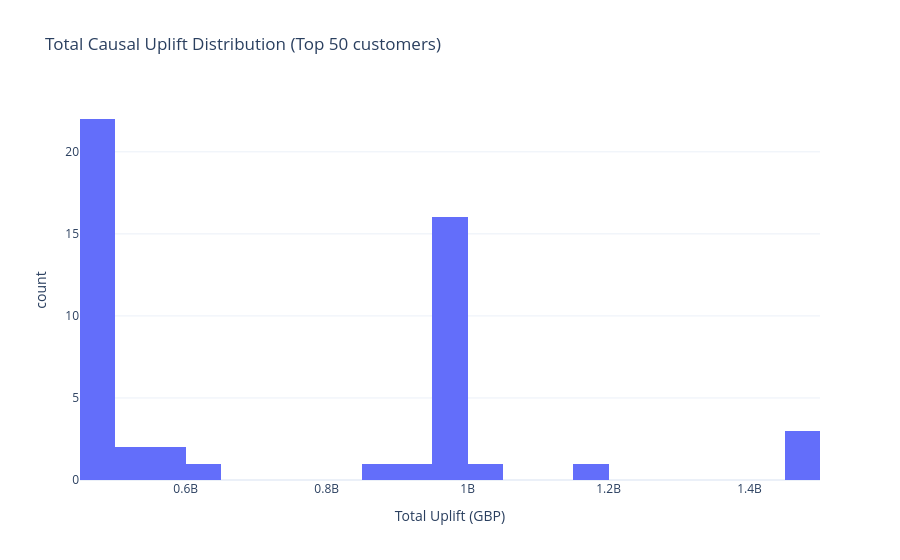

Here is the notebook cell this chart was saved with:
### Markdown cell above
## 7. High-Leverage Customers

### Code cell
# Customers with highest total causal uplift potential
pipeline_df = pipeline._df
assert pipeline_df is not None, 'pipeline._df is None; run pipeline.fit(...) first'

customer_ids = pipeline_df['customer_id'].tolist()

high_leverage = find_high_leverage_customers(
    pipeline.cate_results,
    customer_ids,
    min_total_uplift=200,
    top_n=50,
)
rprint('[bold]Top 10 High-Leverage Customers:[/bold]')
display(high_leverage.head(10))

fig = px.histogram(
    high_leverage.to_pandas(), x='total_uplift', nbins=30,
    title='Total Causal Uplift Distribution (Top 50 customers)',
    labels={'total_uplift': 'Total Uplift (GBP)'},
)
fig.show()

### Figure 1 — Plotly figure (JSON) as saved in the notebook; plotly's stock layout.template omitted (floating-point values rounded to 4 significant figures)
{"data": [{"bingroup": "x", "hovertemplate": "Total Uplift (GBP)=%{x}<br>count=%{y}<extra></extra>", "legendgroup": "", "marker": {"color": "#636efa", "pattern": {"shape": ""}}, "name": "", "nbinsx": 30, "orientation": "v", "showlegend": false, "type": "histogram", "x": [1456000000.0, 1455000000.0, 1455000000.0, 1185000000.0, 1010000000.0, 970400000.0, 970300000.0, 970300000.0, 970300000.0, 970300000.0, 970300000.0, 970300000.0, 970300000.0, 970300000.0, 970300000.0, 970300000.0, 970300000.0, 970300000.0, 970300000.0, 970300000.0, 970300000.0, 917300000.0, 868200000.0, 636000000.0, 576400000.0, 551500000.0, 537300000.0, 531200000.0, 489800000.0, 488400000.0, 486700000.0, 485400000.0, 485400000.0, 485300000.0, 485200000.0, 485200000.0, 485200000.0, 485200000.0, 485200000.0, 485200000.0, 485200000.0, 485200000.0, 485200000.0, 485200000.0, 485200000.0, 485200000.0, 485200000.0, 485200000.0, 485200000.0, 485200000.0], "xaxis": "x", "yaxis": "y"}], "layout": {"barmode": "relative", "legend": {"tracegroupgap": 0}, "title": {"text": "Total Causal Uplift Distribution (Top 50 customers)"}, "xaxis": {"anchor": "y", "domain": [0, 1], "title": {"text": "Total Uplift (GBP)"}}, "yaxis": {"anchor": "x", "domain": [0, 1], "title": {"text": "count"}}}}
